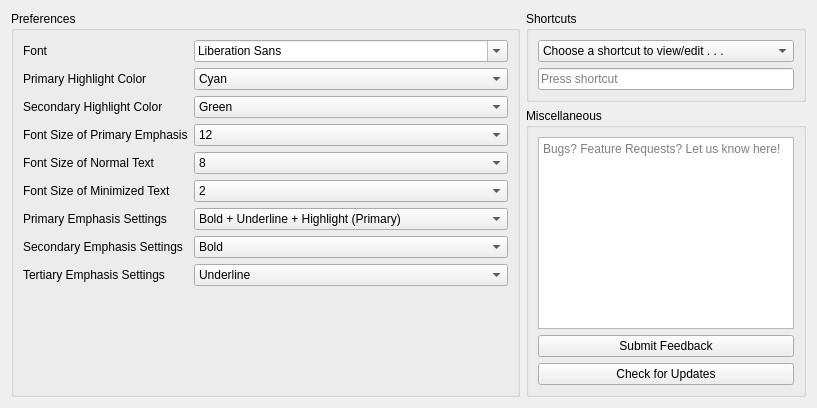
      <widget class="QWidget" name="settings_tab">
       <attribute name="title">
        <string>Settings</string>
       </attribute>
       <layout class="QGridLayout" name="gridLayout_6">
        <item row="1" column="1">
         <widget class="QGroupBox" name="misc_box">
          <property name="styleSheet">
           <string notr="true"/>
          </property>
          <property name="title">
           <string>Miscellaneous</string>
          </property>
          <layout class="QGridLayout" name="gridLayout_8">
           <item row="1" column="0">
            <widget class="QTextEdit" name="feedback">
             <property name="styleSheet">
              <string notr="true"/>
             </property>
             <property name="html">
              <string>&lt;!DOCTYPE HTML PUBLIC &quot;-//W3C//DTD HTML 4.0//EN&quot; &quot;http://www.w3.org/TR/REC-html40/strict.dtd&quot;&gt;
&lt;html&gt;&lt;head&gt;&lt;meta name=&quot;qrichtext&quot; content=&quot;1&quot; /&gt;&lt;style type=&quot;text/css&quot;&gt;
p, li { white-space: pre-wrap; }
&lt;/style&gt;&lt;/head&gt;&lt;body style=&quot; font-family:'MS Shell Dlg 2'; font-size:8.25pt; font-weight:400; font-style:normal;&quot;&gt;
&lt;p style=&quot;-qt-paragraph-type:empty; margin-top:0px; margin-bottom:0px; margin-left:0px; margin-right:0px; -qt-block-indent:0; text-indent:0px;&quot;&gt;&lt;br /&gt;&lt;/p&gt;&lt;/body&gt;&lt;/html&gt;</string>
             </property>
             <property name="placeholderText">
              <string>Bugs? Feature Requests? Let us know here!</string>
             </property>
            </widget>
           </item>
           <item row="2" column="0">
            <widget class="QPushButton" name="submit_feedback">
             <property name="styleSheet">
              <string notr="true"/>
             </property>
             <property name="text">
              <string>Submit Feedback</string>
             </property>
            </widget>
           </item>
           <item row="3" column="0">
            <widget class="QPushButton" name="updates_button">
             <property name="styleSheet">
              <string notr="true"/>
             </property>
             <property name="text">
              <string>Check for Updates</string>
             </property>
            </widget>
           </item>
          </layout>
         </widget>
        </item>
        <item row="0" column="0" rowspan="2">
         <widget class="QGroupBox" name="pref_box">
          <property name="styleSheet">
           <string notr="true"/>
          </property>
          <property name="title">
           <string>Preferences</string>
          </property>
          <layout class="QFormLayout" name="formLayout">
           <item row="0" column="0">
            <widget class="QLabel" name="font_label">
             <property name="styleSheet">
              <string notr="true"/>
             </property>
             <property name="text">
              <string>Font</string>
             </property>
            </widget>
           </item>
           <item row="0" column="1">
            <widget class="QFontComboBox" name="fontComboBox">
             <property name="styleSheet">
              <string notr="true"/>
             </property>
            </widget>
           </item>
           <item row="1" column="0">
            <widget class="QLabel" name="primary_highlight_label">
             <property name="styleSheet">
              <string notr="true"/>
             </property>
             <property name="text">
              <string>Primary Highlight Color</string>
             </property>
            </widget>
           </item>
           <item row="1" column="1">
            <widget class="QComboBox" name="primary_highlight_box">
             <property name="focusPolicy">
              <enum>Qt::NoFocus</enum>
             </property>
             <property name="styleSheet">
              <string notr="true"/>
             </property>
             <item>
              <property name="text">
               <string>Cyan</string>
              </property>
             </item>
             <item>
              <property name="text">
               <string>Green</string>
              </property>
             </item>
             <item>
              <property name="text">
               <string>Magenta</string>
              </property>
             </item>
             <item>
              <property name="text">
               <string>Blue</string>
              </property>
             </item>
             <item>
              <property name="text">
               <string>Purple</string>
              </property>
             </item>
             <item>
              <property name="text">
               <string>Yellow</string>
              </property>
             </item>
            </widget>
           </item>
           <item row="2" column="0">
            <widget class="QLabel" name="secondary_highlight_label">
             <property name="styleSheet">
              <string notr="true"/>
             </property>
             <property name="text">
              <string>Secondary Highlight Color</string>
             </property>
            </widget>
           </item>
           <item row="2" column="1">
            <widget class="QComboBox" name="secondary_highlight_box">
             <property name="styleSheet">
              <string notr="true"/>
             </property>
             <item>
              <property name="text">
               <string>Green</string>
              </property>
             </item>
             <item>
              <property name="text">
               <string>Cyan</string>
              </property>
             </item>
             <item>
              <property name="text">
               <string>Magenta</string>
              </property>
             </item>
             <item>
              <property name="text">
               <string>Blue</string>
              </property>
             </item>
             <item>
              <property name="text">
               <string>Purple</string>
              </property>
             </item>
             <item>
              <property name="text">
               <string>Yellow</string>
              </property>
             </item>
            </widget>
           </item>
           <item row="3" column="0">
            <widget class="QLabel" name="font_size_cut_label">
             <property name="styleSheet">
              <string notr="true"/>
             </property>
             <property name="text">
              <string>Font Size of Primary Emphasis</string>
             </property>
            </widget>
           </item>
           <item row="3" column="1">
            <widget class="QComboBox" name="font_size_cut_box">
             <property name="styleSheet">
              <string notr="true"/>
             </property>
             <item>
              <property name="text">
               <string>12</string>
              </property>
             </item>
             <item>
              <property name="text">
               <string>2</string>
              </property>
             </item>
             <item>
              <property name="text">
               <string>4</string>
              </property>
             </item>
             <item>
              <property name="text">
               <string>6</string>
              </property>
             </item>
             <item>
              <property name="text">
               <string>8</string>
              </property>
             </item>
             <item>
              <property name="text">
               <string>10</string>
              </property>
             </item>
             <item>
              <property name="text">
               <string>11</string>
              </property>
             </item>
             <item>
              <property name="text">
               <string>14</string>
              </property>
             </item>
             <item>
              <property name="text">
               <string>16</string>
              </property>
             </item>
            </widget>
           </item>
           <item row="4" column="0">
            <widget class="QLabel" name="font_size_normal_label">
             <property name="styleSheet">
              <string notr="true"/>
             </property>
             <property name="text">
              <string>Font Size of Normal Text</string>
             </property>
            </widget>
           </item>
           <item row="4" column="1">
            <widget class="QComboBox" name="font_size_normal_box">
             <property name="styleSheet">
              <string notr="true"/>
             </property>
             <item>
              <property name="text">
               <string>8</string>
              </property>
             </item>
             <item>
              <property name="text">
               <string>2</string>
              </property>
             </item>
             <item>
              <property name="text">
               <string>4</string>
              </property>
             </item>
             <item>
              <property name="text">
               <string>6</string>
              </property>
             </item>
             <item>
              <property name="text">
               <string>10</string>
              </property>
             </item>
             <item>
              <property name="text">
               <string>11</string>
              </property>
             </item>
             <item>
              <property name="text">
               <string>12</string>
              </property>
             </item>
             <item>
              <property name="text">
               <string>14</string>
              </property>
             </item>
             <item>
              <property name="text">
               <string>16</string>
              </property>
             </item>
            </widget>
           </item>
           <item row="5" column="0">
            <widget class="QLabel" name="font_size_min_label">
             <property name="styleSheet">
              <string notr="true"/>
             </property>
             <property name="text">
              <string>Font Size of Minimized Text</string>
             </property>
            </widget>
           </item>
           <item row="5" column="1">
            <widget class="QComboBox" name="font_size_min_box">
             <property name="styleSheet">
              <string notr="true"/>
             </property>
             <item>
              <property name="text">
               <string>2</string>
              </property>
             </item>
             <item>
              <property name="text">
               <string>4</string>
              </property>
             </item>
             <item>
              <property name="text">
               <string>6</string>
              </property>
             </item>
             <item>
              <property name="text">
               <string>8</string>
              </property>
             </item>
             <item>
              <property name="text">
               <string>10</string>
              </property>
             </item>
             <item>
              <property name="text">
               <string>11</string>
              </property>
             </item>
             <item>
              <property name="text">
               <string>12</string>
              </property>
             </item>
             <item>
              <property name="text">
               <string>14</string>
              </property>
             </item>
             <item>
              <property name="text">
               <string>16</string>
              </property>
             </item>
            </widget>
           </item>
           <item row="6" column="0">
            <widget class="QLabel" name="primary_emphasis_label">
             <property name="styleSheet">
              <string notr="true"/>
             </property>
             <property name="text">
              <string>Primary Emphasis Settings</string>
             </property>
            </widget>
           </item>
           <item row="6" column="1">
            <widget class="QComboBox" name="primary_emphasis_box">
             <property name="styleSheet">
              <string notr="true"/>
             </property>
             <item>
              <property name="text">
               <string>Bold + Underline + Highlight (Primary)</string>
              </property>
             </item>
             <item>
              <property name="text">
               <string>Bold + Underline + Highlight (Primary) + Italicized</string>
              </property>
             </item>
             <item>
              <property name="text">
               <string>Bold + Underline + Italicized</string>
              </property>
             </item>
             <item>
              <property name="text">
               <string>Bold + Underline</string>
              </property>
             </item>
             <item>
              <property name="text">
               <string>Bold</string>
              </property>
             </item>
             <item>
              <property name="text">
               <string>Underline</string>
              </property>
             </item>
             <item>
              <property name="text">
               <string>Italicized</string>
              </property>
             </item>
            </widget>
           </item>
           <item row="7" column="0">
            <widget class="QLabel" name="secondary_emphasis_label">
             <property name="styleSheet">
              <string notr="true"/>
             </property>
             <property name="text">
              <string>Secondary Emphasis Settings</string>
             </property>
            </widget>
           </item>
           <item row="7" column="1">
            <widget class="QComboBox" name="secondary_emphasis_box">
             <property name="styleSheet">
              <string notr="true"/>
             </property>
             <item>
              <property name="text">
               <string>Bold</string>
              </property>
             </item>
             <item>
              <property name="text">
               <string>Underline</string>
              </property>
             </item>
             <item>
              <property name="text">
               <string>Italicized</string>
              </property>
             </item>
             <item>
              <property name="text">
               <string>Bold + Underline</string>
              </property>
             </item>
             <item>
              <property name="text">
               <string>Bold + Underline + Italicized</string>
              </property>
             </item>
             <item>
              <property name="text">
               <string>Bold + Underline + Highlight (Secondary)</string>
              </property>
             </item>
             <item>
              <property name="text">
               <string>Bold + Underline + Highlight (Secondary) + Italicized</string>
              </property>
             </item>
            </widget>
           </item>
           <item row="8" column="0">
            <widget class="QLabel" name="tertiary_emphasis_label">
             <property name="styleSheet">
              <string notr="true"/>
             </property>
             <property name="text">
              <string>Tertiary Emphasis Settings</string>
             </property>
            </widget>
           </item>
           <item row="8" column="1">
            <widget class="QComboBox" name="tertiary_emphasis_box">
             <property name="styleSheet">
              <string notr="true"/>
             </property>
             <item>
              <property name="text">
               <string>Underline</string>
              </property>
             </item>
             <item>
              <property name="text">
               <string>Bold</string>
              </property>
             </item>
             <item>
              <property name="text">
               <string>Italicized</string>
              </property>
             </item>
             <item>
              <property name="text">
               <string>Bold + Underline</string>
              </property>
             </item>
             <item>
              <property name="text">
               <string>Bold + Underline + Italicized</string>
              </property>
             </item>
             <item>
              <property name="text">
               <string>Bold + Underline + Highlight (Secondary)</string>
              </property>
             </item>
             <item>
              <property name="text">
               <string>Bold + Underline + Highlight (Secondary) + Italicized</string>
              </property>
             </item>
            </widget>
           </item>
          </layout>
         </widget>
        </item>
        <item row="0" column="1">
         <widget class="QGroupBox" name="short_box">
          <property name="styleSheet">
           <string notr="true"/>
          </property>
          <property name="title">
           <string>Shortcuts</string>
          </property>
          <layout class="QGridLayout" name="gridLayout_9">
           <item row="1" column="0">
            <widget class="QKeySequenceEdit" name="shortcut_input"/>
           </item>
           <item row="0" column="0">
            <widget class="QComboBox" name="shortcut_options">
             <property name="placeholderText">
              <string/>
             </property>
             <item>
              <property name="text">
               <string>Choose a shortcut to view/edit . . .</string>
              </property>
             </item>
            </widget>
           </item>
          </layout>
         </widget>
        </item>
       </layout>
      </widget>
